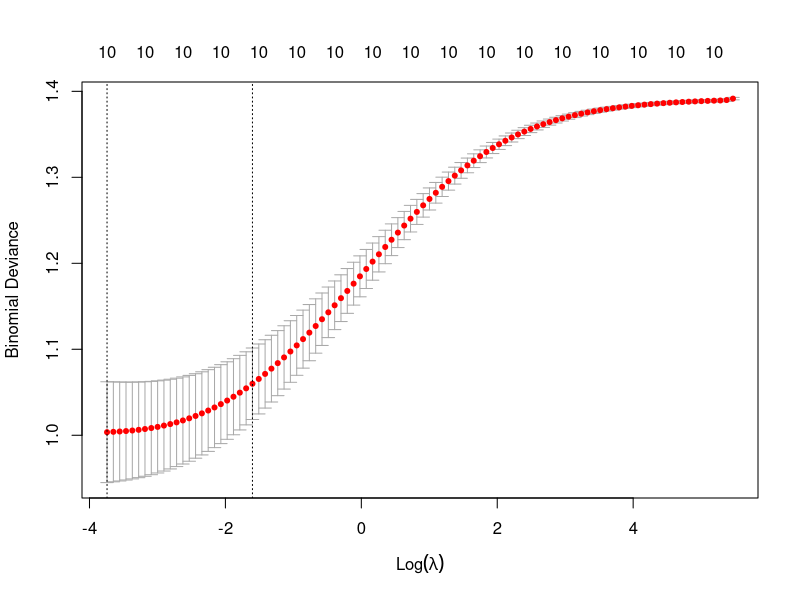

R code for this plot: (Note: this script raises an error after producing the figure.)
## ---- chunk 1
rm(list=ls()); graphics.off()
## ---- chunk 2
tab <- read.table("diabetes.txt", header=TRUE, sep="\t")

# Add YBin to data frame
tab$YBin <- as.numeric(tab$Y > median(tab$Y))

# Drop Y from data frame
tab <- tab[, -11]

dim(tab)
head(tab)
## ---- chunk 3
test_index <- sample(1:442, size=round(442/5))

train_data <- tab[-test_index, ]
test_data <- tab[test_index, ]
## ---- chunk 4
performance <- function(Y, Y_predict) {
  confusion_matrix <- table(Prediction=Y_predict, Observation=Y)
  
  cat("Confusion matrix:\n\n")
  print(confusion_matrix)
  
  confusion_matrix["0","0"] -> TN
  confusion_matrix["0","1"] -> FN
  confusion_matrix["1","0"] -> FP
  confusion_matrix["1","1"] -> TP
  
  accuracy_ <- (TP+TN)/(TP+TN+FP+FN)
  precision_ <- TP/(TP+FP)
  recall_ <- TP/(TP+FN)
  specificity_ <- TN/(TN+FP)
  
  cat("\nAccuracy:", accuracy_, "\n")
  cat("Precision:", precision_, "\n")
  cat("Recall:", recall_, "\n")
  cat("Specificity:", specificity_, "\n")
  
  return(list(accuracy=accuracy_, precision=precision_, 
              recall=recall_, specificity=specificity_))
}
## ---- chunk 5
res_logit <- glm(YBin~., family=binomial, data=train_data)
summary(res_logit)
## ---- chunk 6
YBin_logit <- round(predict.glm(res_logit, newdata=test_data[, -11], type="response"))
## ---- chunk 7
perf_logit <- performance(test_data$YBin, YBin_logit)
## ---- chunk 8
fold_index <- split(
  1:442,
  f = sample(rep(1:5, times=c(88, 88, 88, 88, 90)))
)
for (i in 1:5) {
  cat("========= FOLD", i, "=========\n\n")
  
  test_fold_index <- fold_index[[i]]
  train_fold <- tab[-test_fold_index, ]
  test_fold <- tab[test_fold_index, ]
  
  res_fold <- glm(YBin~., family=binomial, data=train_fold)
  
  YBin_fold <- round(predict.glm(res_fold, newdata=test_fold[, -11], type="response"))
  
  #TP <- sum((tab_test$YBin == 1) + (YBin_predict_MAP == 1) == 2)
  #TN <- sum((tab_test$YBin == 0) + (YBin_predict_MAP == 0) == 2)
  #FP <- sum((tab_test$YBin == 0) + (YBin_predict_MAP == 1) == 2)
  #FN <- sum((tab_test$YBin == 1) + (YBin_predict_MAP == 0) == 2)

  perf_fold <- performance(test_fold$YBin, YBin_fold)
  cat("\n")
}
## ---- chunk 9
resall <- glm(YBin~., family=binomial, data=train_data)
res0 <- glm(YBin~1, family=binomial, data=train_data)
res_forward <- step(res0, list(upper=resall), direction="forward")
summary(res_forward)
## ---- chunk 10
YBin_forward <- round(predict.glm(res_forward, newdata=test_data[, -11], type="response"))
perf_forward <- performance(test_data$YBin, YBin_forward)
## ---- chunk 11
library(glmnet)

cv_ridge <- cv.glmnet(as.matrix(tab[,-11]), tab$YBin, family="binomial", alpha=0)
plot(cv_ridge)
## ---- chunk 12
best_ridge_lambda <- cv_ridge$lambda.min

res_ridge <- glmnet(as.matrix(train_data[,-11]), train_data$YBin, family="binomial", alpha=0, lambda=best_ridge_lambda)

YBin_ridge <- round(predict(res_ridge, as.matrix(test_data[, -11]), type="response"))

perf_ridge <- performance(test_data$YBin, YBin_ridge)
## ---- chunk 13
data.frame(
  Model=c("Logit", "Forward", "Ridge", "Lasso"),
  Accuracy=c(perf_logit$accuracy, perf_forward$accuracy, perf_ridge$accuracy, perf_lasso$accuracy),
  Precision=c(perf_logit$precision, perf_forward$precision, perf_ridge$precision, perf_lasso$precision),
  Recall=c(perf_logit$recall, perf_forward$recall, perf_ridge$recall, perf_lasso$recall),
  Specificity=c(perf_logit$specificity, perf_forward$specificity, perf_ridge$specificity, perf_lasso$specificity)
)
